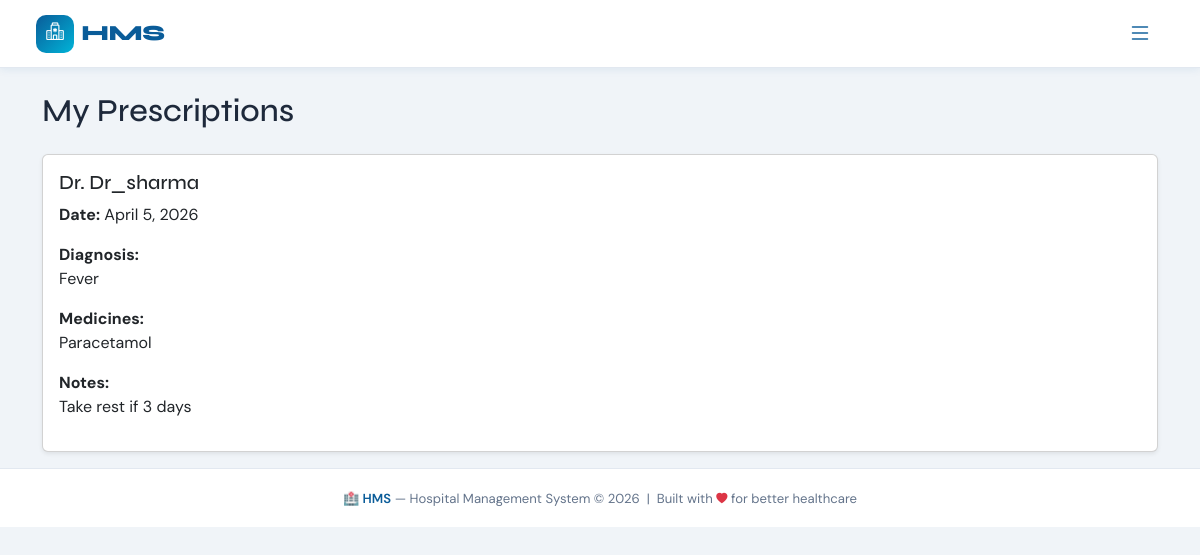
/prescriptions/my-prescriptions/ (signed in), run on the app's committed database.
### prescriptions/models.py (models this page shows, shortened)
class Prescription(models.Model):
    appointment = models.OneToOneField(
        Appointment,
        on_delete=models.CASCADE
    )
    diagnosis = models.TextField()
    medicines = models.TextField()
    notes = models.TextField(
        blank=True,
        null=True
    )
    created_at = models.DateTimeField(
        auto_now_add=True
    )

### appointments/models.py (models this page shows, shortened)
class Appointment(models.Model):
    STATUS_CHOICES = (
        ('Pending', 'Pending'),
        ('Approved', 'Approved'),
        ('Completed', 'Completed'),
        ('Cancelled', 'Cancelled'),
    )
    doctor = models.ForeignKey(Doctor, on_delete=models.CASCADE)
    patient = models.ForeignKey(Patient, on_delete=models.CASCADE)
    date = models.DateField()
    time = models.TimeField()
    status = models.CharField(max_length=20, choices=STATUS_CHOICES, default='Pending')

### doctors/models.py (models this page shows, shortened)
class Doctor(models.Model):
    user = models.OneToOneField(
        User,
        on_delete=models.CASCADE
    )
    specialization = models.CharField(
        max_length=100
    )
    phone = models.CharField(
        max_length=15
    )

### accounts/models.py (models this page shows)
class User(AbstractUser):
    ROLE_CHOICES = (
        ('admin', 'Admin'),
        ('doctor', 'Doctor'),
        ('patient', 'Patient'),
    )
    role = models.CharField(max_length=10, choices=ROLE_CHOICES)

### prescriptions/views.py (the view)
@login_required
def prescription_list(request):
    if request.user.role != 'patient':
        messages.error(
            request,
            'Permission Denied'
        )
        return redirect('dashboard')
    patient = Patient.objects.get(
        user=request.user
    )
    prescriptions = Prescription.objects.filter(
        appointment__patient=patient
    ).order_by('-created_at')
    context = {
        'prescriptions': prescriptions
    }
    return render(
        request,
        'prescriptions/list.html',
        context
    )

### templates/prescriptions/list.html
{% extends 'base.html' %}
{% block content %}
<div class="container mt-4">
    <h2 class="mb-4">
        My Prescriptions
    </h2>
    {% for prescription in prescriptions %}
        <div class="card mb-3 shadow-sm">
            <div class="card-body">
                <h5>
                    Dr.
                    {{ prescription.appointment.doctor.user.username }}
                </h5>
                <p>
                    <strong>Date:</strong>
                    {{ prescription.appointment.date }}
                </p>
                <p>
                    <strong>Diagnosis:</strong><br>
                    {{ prescription.diagnosis }}
                </p>
                <p>
                    <strong>Medicines:</strong><br>
                    {{ prescription.medicines }}
                </p>
                <p>
                    <strong>Notes:</strong><br>
                    {{ prescription.notes }}
                </p>
            </div>
        </div>
    {% empty %}
        <div class="alert alert-info">
            No prescriptions available.
        </div>
    {% endfor %}
</div>
{% endblock %}

### templates/base.html (style rules this page uses)
:root { --hms-primary: #0A5C99; --hms-primary-dk: #073F6B; --hms-accent: #00B4D8; --hms-accent-lt: #90E0EF; --hms-success: #22C55E; --hms-warning: #F59E0B; --hms-danger: #EF4444; --hms-bg: #F0F4F8; --hms-card: #FFFFFF; --hms-text: #1E293B; --hms-muted: #64748B; --hms-border: #E2E8F0; --hms-shadow-sm: 0 2px 8px rgba(10,92,153,.08); --hms-shadow: 0 4px 24px rgba(10,92,153,.12); --hms-shadow-lg: 0 8px 40px rgba(10,92,153,.18); --hms-radius: 14px; --hms-radius-sm: 8px; --nav-h: 68px; }
*, *::before, *::after { box-sizing: border-box; }
html { scroll-behavior: smooth; }
body { font-family: 'DM Sans', sans-serif; background: var(--hms-bg); color: var(--hms-text); min-height: 100vh; padding-top: var(--nav-h); }
h1,h2,h3,h4,h5,h6 { font-family: 'Syne', sans-serif; }

### data on the page
Prescription: appointment.doctor.user.username "Dr_sharma", appointment "April 5, 2026", diagnosis "Fever", medicines "Paracetamol", notes "Take rest if 3 days"
